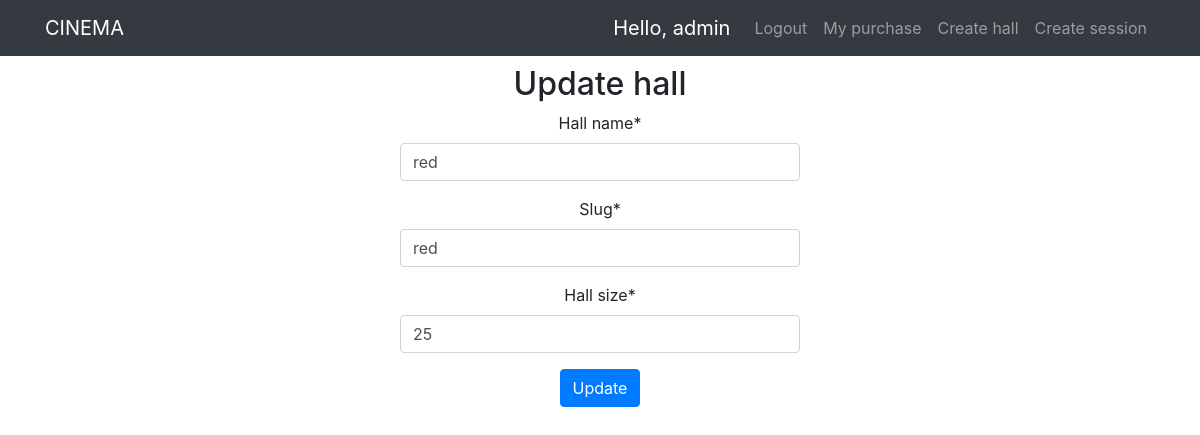
/update-hall/red/ (signed in), run on the app's committed database.
### user/models.py (models this page shows)
class Customer(AbstractUser):
    balance = models.PositiveIntegerField(
        verbose_name=_('Amount'),
        default=0,
        blank=False
    )

### cinema/models.py (models this page shows, shortened)
class Hall(models.Model):
    name = models.CharField(max_length=50, verbose_name=_('Hall name'))
    slug = models.SlugField(max_length=128, unique=True)
    size = models.PositiveSmallIntegerField(verbose_name=_('Hall size'))
    class Meta:
        verbose_name = _('Hall')
        verbose_name_plural = _('Halls')

### cinema/views.py (the view, shortened to what this page needs)
# urls.py: path('update-hall/<slug:slug>/', UpdateHallView.as_view(), name='update_hall'),
class UpdateHallView(AdminRequiredMixin, UpdateView):
    model = Hall
    success_url = reverse_lazy('cinema:today')
    fields = '__all__'
    template_name = 'cinema/update_hall.html'

### cinema/mixins.py (called while the page is built)
    def dispatch(self, request, *args, **kwargs):
        if not request.user.is_superuser:
            raise PermissionDenied
        return super(AdminRequiredMixin, self).dispatch(
            request, *args, **kwargs
        )

### templates/cinema/update_hall.html (shortened to what this page needs)
{% extends 'base.html' %}
{% load i18n %}
{% load crispy_forms_filters %}
{% block content %}
    <div class="form-group">
        <h2>{% translate 'Update hall' %}</h2>
        <form method="post">
            {{ form|crispy }}
            <button class="btn btn-primary" type="submit">{% translate 'Update' %}</button>
        </form>
    </div>
{% endblock %}

### templates/navbar.html (shortened to what this page needs)
{% load i18n %}
<header>
    <nav class="navbar navbar-expand-md navbar-dark fixed-top bg-dark">
        <div class="container">
            <a class="navbar-brand" href="/">CINEMA</a>
            <div class="d-block" id="navbarText">
                <ul class="navbar-nav mr-auto">
                    {% if user.is_authenticated %}
                        <a class="navbar-brand"> {% translate "Hello," %} {{ user }} </a>
                        <li class="nav-item"><a href="{% url "user:logout" %}"
                                                class="nav-link">{% translate 'Logout' %}</a></li>
                        <li class="nav-item"><a href="{% url 'user:purchases' %}"
                                                class="nav-link">{% translate 'My purchase' %}</a></li>
                        <ul class="navbar-nav mr-auto">
                            {% if user.is_superuser %}
                                <li class="nav-item"><a
                                        href="{% url 'cinema:create_hall' %}"
                                        class="nav-link">{% translate 'Create hall' %}</a></li>
                                <li class="nav-item"><a
                                        href="{% url 'cinema:create_session' %}"
                                        class="nav-link">{% translate 'Create session' %}</a>
                                </li>
                            {% endif %}
                        </ul>
                        </ul>
                        </div>
                    {% else %}
                        <li class="nav-item"><a href="{% url 'user:login' %}"
                                                class="nav-link">{% translate 'Login' %}</a></li>
                        <li class="nav-item"><a href="{% url 'user:register' %}"
                                                class="nav-link">{% translate 'Register' %}</a></li>
                    {% endif %}
        </div>
    </nav>
</header>

### templates/navbar.html (style rules this page uses)
body { padding-top: 65px; }

### templates/cinema/update_hall.html (style rules this page uses)
body { width: 400px; text-align: center; margin: 0 auto; }

### data on the page
Customer: username "admin"
Hall: name "red", slug "red", size "25"
